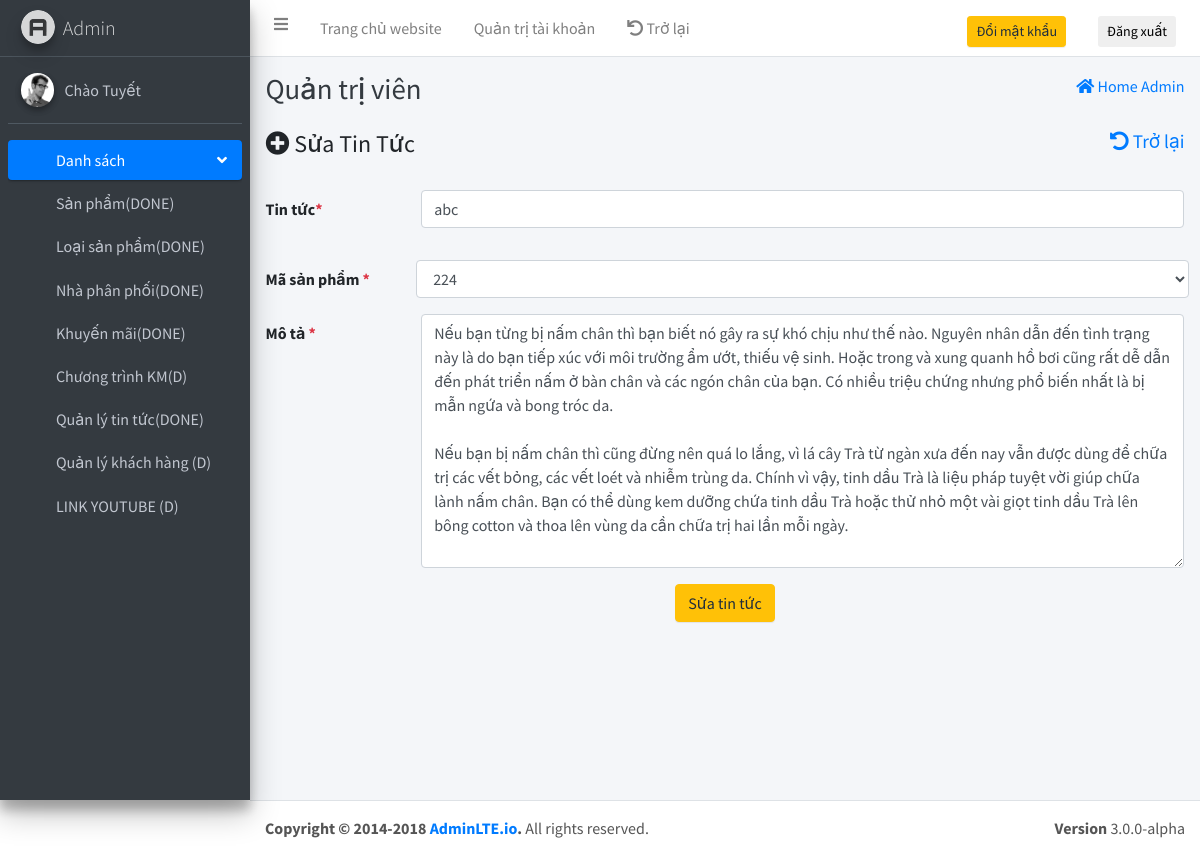
Screenshot of /admin/indexAdmin.php?page=sua_tin_tuc&id=1 (signed in) with the database file from the repository.
### tables this page shows
CREATE TABLE `tintuc` (
  `MaTin` int(11) NOT NULL,
  `MaSP` varchar(25) NOT NULL,
  `Tieude` varchar(250) NOT NULL,
  `Noidung` varchar(5000) NOT NULL,
  `update_on` date NOT NULL
);

### select.php (called while the page is built, shortened)
<?php
    function query_select($sql)
    {
        $table = array();
        try {
            include 'connect.php';
            $stmt = $conn->prepare($sql);
            $stmt->execute();
            $table = $stmt;
        } catch (PDOException $e) {
            echo "connection failed: " . $e->getMessage();
        }
        return $table;
    }
?>

### admin/Update/update-news.php (the view, shortened to what this page needs)
<?php
if(isset($_GET['id'])){
 $ID = $_GET['id'];
 $table=query_select("select * from tintuc where matin='".$ID."'");
 $count=$table->rowCount();
 if ($count>0)
 {
   foreach ($table as $row) {
    $name = $row['Tieude'];
    $content = $row['Noidung'];
  }
}
}
?>
<div class="row">
    <div class="col-12">
        <h4>
            <i class="fas fa-plus-circle"></i> Sửa Tin Tức
            <small class="float-right"><a href="indexAdmin.php?page=list_tin_tuc"><i class="fas fa-undo-alt"></i> Trở
                    lại</a></small>
        </h4>
    </div>
</div><br>
<form id="" method="post">
 <div class="form-group row">
  <label for="inputEmail3" class="col-sm-2 col-form-label">Tin tức<span
   class="text-danger">*</span></label>
   <div class="col-sm-10">
     <div class="form-row">
             <div class="form-group col-md-12">
               <input type="text" class="form-control" placeholder="Tên tin tức" name="EdittenTin" value="<?php echo $name?>">
            </div>
          </div>
        </div>
      </div>
      <div class="form-group row">
        <label for="inputEmail3" class="col-sm-2 col-form-label">Mã sản phẩm <span class="text-danger">*</span></label>
        <div class="col-sm-10">
         <div class="form-row">
          <select
          id="inputState"
          class="form-control"
          name="slMaSP"
          >
          <option value="<?php echo $row['MaSP']; ?>"><?php echo $row['MaSP']; ?></option>
       </select>
     </div>
   </div>
 </div>
 <div class="form-group row">
  <label class="col-sm-2 col-form-label">Mô tả <span class="text-danger">*</span></label>
  <div class="col-sm-10">
    <textarea class="form-control" id="exampleFormControlTextarea1" rows="10" name="EditnoidungTin"><?php echo $content?></textarea>
  </div>
</div>
<div class="form-group row text-center">
  <div class="col-sm-12 col-sm-custom">
   <button type="submit" name="submit" class="btn btn-warning">Sửa tin tức</button>
 </div>
</div>
</form>

### assets/css/style.css (style rules this page uses)
html, body, div, span, object, iframe, h1, h2, h3, h4, h5, h6, p, blockquote, pre, abbr, address, cite, code, del, dfn, em, img, ins, kbd, q, samp, small, strong, sub, sup, var, b, i, dl, dt, dd, ol, ul, li, fieldset, form, label, legend, table, caption, tbody, tfoot, thead, tr, th, td, article, aside, canvas, details, figcaption, figure, footer, header, hgroup, menu, nav, section, summary, time, mark, audio, video { margin: 0; padding: 0; border: 0; outline: 0; font-size: 100%; vertical-align: baseline; background: transparent; box-sizing: border-box; -moz-box-sizing: border-box; -webkit-box-sizing: border-box; }
body { font: 15px/1 poppins-regular, Arial, Helvetica, sans-serif; }
a { margin: 0; padding: 0; font-size: 100%; vertical-align: baseline; background: transparent; text-decoration: none; }
input, select { vertical-align: middle; }

### rows the page displays
tintuc: EdittenTin "abc", slMaSP "224", EditnoidungTin "Nếu bạn từng bị nấm chân thì bạn biết nó gây ra sự khó chịu như thế nào. Nguyên nhân dẫn đến tình trạng này là do bạn tiếp xúc với môi trường ẩm ướt, thiếu vệ sinh. Hoặc trong và xung quanh hồ bơi cũng rất dễ dẫn đến phát triển nấm ở bàn chân và các ngón chân của bạn. Có nhiều triệu chứng nhưng phổ biến nhất là bị mẫn ngứa và bong tróc da. Nếu bạn bị nấm chân thì cũng đừng nên quá lo lắng, vì lá cây Trà từ ngàn xưa đến nay vẫn được dùng để chữa trị các vết bỏng, các vết loét và nhiễm trùng da. Chính vì vậy, tinh dầu Trà là liệu pháp tuyệt vời giúp chữa lành nấm chân. Bạn có thể dùng kem dưỡng chứa tinh dầu Trà hoặc thử nhỏ một vài giọt tinh dầu Trà lên bông cotton và thoa lên vùng da cần…"
